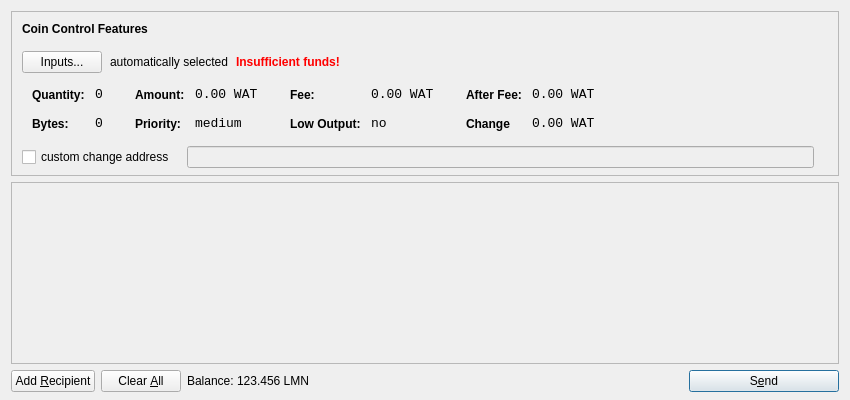
<?xml version="1.0" encoding="UTF-8"?>
<ui version="4.0">
 <class>SendCoinsDialog</class>
 <widget class="QDialog" name="SendCoinsDialog">
  <property name="geometry">
   <rect>
    <x>0</x>
    <y>0</y>
    <width>850</width>
    <height>400</height>
   </rect>
  </property>
  <property name="windowTitle">
   <string>Send Coins</string>
  </property>
  <layout class="QVBoxLayout" name="verticalLayout" stretch="0,1,0">
   <property name="bottomMargin">
    <number>8</number>
   </property>
   <item>
    <widget class="QFrame" name="frameCoinControl">
     <property name="sizePolicy">
      <sizepolicy hsizetype="Expanding" vsizetype="Expanding">
       <horstretch>0</horstretch>
       <verstretch>0</verstretch>
      </sizepolicy>
     </property>
     <property name="maximumSize">
      <size>
       <width>16777215</width>
       <height>16777215</height>
      </size>
     </property>
     <property name="frameShape">
      <enum>QFrame::StyledPanel</enum>
     </property>
     <property name="frameShadow">
      <enum>QFrame::Sunken</enum>
     </property>
     <layout class="QVBoxLayout" name="verticalLayoutCoinControl2">
      <property name="spacing">
       <number>6</number>
      </property>
      <property name="leftMargin">
       <number>0</number>
      </property>
      <property name="topMargin">
       <number>0</number>
      </property>
      <property name="rightMargin">
       <number>0</number>
      </property>
      <property name="bottomMargin">
       <number>6</number>
      </property>
      <item>
       <layout class="QVBoxLayout" name="verticalLayoutCoinControl" stretch="0,0,0,0,1">
        <property name="spacing">
         <number>0</number>
        </property>
        <property name="leftMargin">
         <number>10</number>
        </property>
        <property name="topMargin">
         <number>10</number>
        </property>
        <item>
         <layout class="QHBoxLayout" name="horizontalLayoutCoinControl1">
          <property name="bottomMargin">
           <number>15</number>
          </property>
          <item>
           <widget class="QLabel" name="labelCoinControlFeatures">
            <property name="sizePolicy">
             <sizepolicy hsizetype="Preferred" vsizetype="Maximum">
              <horstretch>0</horstretch>
              <verstretch>0</verstretch>
             </sizepolicy>
            </property>
            <property name="font">
             <font>
              <weight>75</weight>
              <bold>true</bold>
             </font>
            </property>
            <property name="styleSheet">
             <string notr="true">font-weight:bold;</string>
            </property>
            <property name="text">
             <string>Coin Control Features</string>
            </property>
           </widget>
          </item>
         </layout>
        </item>
        <item>
         <layout class="QHBoxLayout" name="horizontalLayoutCoinControl2" stretch="0,0,0,0">
          <property name="spacing">
           <number>8</number>
          </property>
          <property name="bottomMargin">
           <number>10</number>
          </property>
          <item>
           <widget class="QPushButton" name="pushButtonCoinControl">
            <property name="styleSheet">
             <string notr="true"/>
            </property>
            <property name="text">
             <string>Inputs...</string>
            </property>
           </widget>
          </item>
          <item>
           <widget class="QLabel" name="labelCoinControlAutomaticallySelected">
            <property name="text">
             <string>automatically selected</string>
            </property>
            <property name="margin">
             <number>5</number>
            </property>
           </widget>
          </item>
          <item>
           <widget class="QLabel" name="labelCoinControlInsuffFunds">
            <property name="font">
             <font>
              <weight>75</weight>
              <bold>true</bold>
             </font>
            </property>
            <property name="styleSheet">
             <string notr="true">color:red;font-weight:bold;</string>
            </property>
            <property name="text">
             <string>Insufficient funds!</string>
            </property>
            <property name="margin">
             <number>5</number>
            </property>
           </widget>
          </item>
          <item>
           <spacer name="horizontalSpacerCoinControl">
            <property name="orientation">
             <enum>Qt::Horizontal</enum>
            </property>
            <property name="sizeHint" stdset="0">
             <size>
              <width>40</width>
              <height>1</height>
             </size>
            </property>
           </spacer>
          </item>
         </layout>
        </item>
        <item>
         <widget class="QWidget" name="widgetCoinControl" native="true">
          <property name="sizePolicy">
           <sizepolicy hsizetype="Preferred" vsizetype="Preferred">
            <horstretch>0</horstretch>
            <verstretch>0</verstretch>
           </sizepolicy>
          </property>
          <property name="minimumSize">
           <size>
            <width>0</width>
            <height>0</height>
           </size>
          </property>
          <property name="styleSheet">
           <string notr="true"/>
          </property>
          <layout class="QHBoxLayout" name="horizontalLayoutCoinControl5">
           <property name="leftMargin">
            <number>0</number>
           </property>
           <property name="topMargin">
            <number>0</number>
           </property>
           <property name="rightMargin">
            <number>0</number>
           </property>
           <property name="bottomMargin">
            <number>0</number>
           </property>
           <item>
            <layout class="QHBoxLayout" name="horizontalLayoutCoinControl3" stretch="0,0,0,1">
             <property name="spacing">
              <number>20</number>
             </property>
             <property name="topMargin">
              <number>0</number>
             </property>
             <property name="bottomMargin">
              <number>10</number>
             </property>
             <item>
              <layout class="QFormLayout" name="formLayoutCoinControl1">
               <property name="horizontalSpacing">
                <number>10</number>
               </property>
               <property name="verticalSpacing">
                <number>14</number>
               </property>
               <property name="leftMargin">
                <number>10</number>
               </property>
               <property name="topMargin">
                <number>4</number>
               </property>
               <property name="rightMargin">
                <number>6</number>
               </property>
               <item row="0" column="0">
                <widget class="QLabel" name="labelCoinControlQuantityText">
                 <property name="styleSheet">
                  <string notr="true">font-weight:bold;</string>
                 </property>
                 <property name="text">
                  <string>Quantity:</string>
                 </property>
                 <property name="margin">
                  <number>0</number>
                 </property>
                </widget>
               </item>
               <item row="0" column="1">
                <widget class="QLabel" name="labelCoinControlQuantity">
                 <property name="font">
                  <font>
                   <family>Monospace</family>
                   <pointsize>10</pointsize>
                  </font>
                 </property>
                 <property name="cursor">
                  <cursorShape>IBeamCursor</cursorShape>
                 </property>
                 <property name="contextMenuPolicy">
                  <enum>Qt::ActionsContextMenu</enum>
                 </property>
                 <property name="text">
                  <string>0</string>
                 </property>
                 <property name="margin">
                  <number>0</number>
                 </property>
                 <property name="textInteractionFlags">
                  <set>Qt::LinksAccessibleByMouse|Qt::TextSelectableByKeyboard|Qt::TextSelectableByMouse</set>
                 </property>
                </widget>
               </item>
               <item row="1" column="0">
                <widget class="QLabel" name="labelCoinControlBytesText">
                 <property name="styleSheet">
                  <string notr="true">font-weight:bold;</string>
                 </property>
                 <property name="text">
                  <string>Bytes:</string>
                 </property>
                </widget>
               </item>
               <item row="1" column="1">
                <widget class="QLabel" name="labelCoinControlBytes">
                 <property name="font">
                  <font>
                   <family>Monospace</family>
                   <pointsize>10</pointsize>
                  </font>
                 </property>
                 <property name="cursor">
                  <cursorShape>IBeamCursor</cursorShape>
                 </property>
                 <property name="contextMenuPolicy">
                  <enum>Qt::ActionsContextMenu</enum>
                 </property>
                 <property name="text">
                  <string>0</string>
                 </property>
                 <property name="textInteractionFlags">
                  <set>Qt::LinksAccessibleByMouse|Qt::TextSelectableByKeyboard|Qt::TextSelectableByMouse</set>
                 </property>
                </widget>
               </item>
              </layout>
             </item>
             <item>
              <layout class="QFormLayout" name="formLayoutCoinControl2">
               <property name="horizontalSpacing">
                <number>10</number>
               </property>
               <property name="verticalSpacing">
                <number>14</number>
               </property>
               <property name="leftMargin">
                <number>6</number>
               </property>
               <property name="topMargin">
                <number>4</number>
               </property>
               <property name="rightMargin">
                <number>6</number>
               </property>
               <item row="0" column="0">
                <widget class="QLabel" name="labelCoinControlAmountText">
                 <property name="styleSheet">
                  <string notr="true">font-weight:bold;</string>
                 </property>
                 <property name="text">
                  <string>Amount:</string>
                 </property>
                 <property name="margin">
                  <number>0</number>
                 </property>
                </widget>
               </item>
               <item row="0" column="1">
                <widget class="QLabel" name="labelCoinControlAmount">
                 <property name="font">
                  <font>
                   <family>Monospace</family>
                   <pointsize>10</pointsize>
                  </font>
                 </property>
                 <property name="cursor">
                  <cursorShape>IBeamCursor</cursorShape>
                 </property>
                 <property name="contextMenuPolicy">
                  <enum>Qt::ActionsContextMenu</enum>
                 </property>
                 <property name="text">
                  <string notr="true">0.00 WAT</string>
                 </property>
                 <property name="textInteractionFlags">
                  <set>Qt::LinksAccessibleByMouse|Qt::TextSelectableByKeyboard|Qt::TextSelectableByMouse</set>
                 </property>
                </widget>
               </item>
               <item row="1" column="0">
                <widget class="QLabel" name="labelCoinControlPriorityText">
                 <property name="styleSheet">
                  <string notr="true">font-weight:bold;</string>
                 </property>
                 <property name="text">
                  <string>Priority:</string>
                 </property>
                </widget>
               </item>
               <item row="1" column="1">
                <widget class="QLabel" name="labelCoinControlPriority">
                 <property name="font">
                  <font>
                   <family>Monospace</family>
                   <pointsize>10</pointsize>
                  </font>
                 </property>
                 <property name="cursor">
                  <cursorShape>IBeamCursor</cursorShape>
                 </property>
                 <property name="contextMenuPolicy">
                  <enum>Qt::ActionsContextMenu</enum>
                 </property>
                 <property name="text">
                  <string>medium</string>
                 </property>
                 <property name="textInteractionFlags">
                  <set>Qt::LinksAccessibleByMouse|Qt::TextSelectableByKeyboard|Qt::TextSelectableByMouse</set>
                 </property>
                </widget>
               </item>
              </layout>
             </item>
             <item>
              <layout class="QFormLayout" name="formLayoutCoinControl3">
               <property name="horizontalSpacing">
                <number>10</number>
               </property>
               <property name="verticalSpacing">
                <number>14</number>
               </property>
               <property name="leftMargin">
                <number>6</number>
               </property>
               <property name="topMargin">
                <number>4</number>
               </property>
               <property name="rightMargin">
                <number>6</number>
               </property>
               <item row="0" column="0">
                <widget class="QLabel" name="labelCoinControlFeeText">
                 <property name="styleSheet">
                  <string notr="true">font-weight:bold;</string>
                 </property>
                 <property name="text">
                  <string>Fee:</string>
                 </property>
                 <property name="margin">
                  <number>0</number>
                 </property>
                </widget>
               </item>
               <item row="0" column="1">
                <widget class="QLabel" name="labelCoinControlFee">
                 <property name="font">
                  <font>
                   <family>Monospace</family>
                   <pointsize>10</pointsize>
                  </font>
                 </property>
                 <property name="cursor">
                  <cursorShape>IBeamCursor</cursorShape>
                 </property>
                 <property name="contextMenuPolicy">
                  <enum>Qt::ActionsContextMenu</enum>
                 </property>
                 <property name="text">
                  <string notr="true">0.00 WAT</string>
                 </property>
                 <property name="textInteractionFlags">
                  <set>Qt::LinksAccessibleByMouse|Qt::TextSelectableByKeyboard|Qt::TextSelectableByMouse</set>
                 </property>
                </widget>
               </item>
               <item row="1" column="0">
                <widget class="QLabel" name="labelCoinControlLowOutputText">
                 <property name="styleSheet">
                  <string notr="true">font-weight:bold;</string>
                 </property>
                 <property name="text">
                  <string>Low Output:</string>
                 </property>
                </widget>
               </item>
               <item row="1" column="1">
                <widget class="QLabel" name="labelCoinControlLowOutput">
                 <property name="font">
                  <font>
                   <family>Monospace</family>
                   <pointsize>10</pointsize>
                  </font>
                 </property>
                 <property name="cursor">
                  <cursorShape>IBeamCursor</cursorShape>
                 </property>
                 <property name="contextMenuPolicy">
                  <enum>Qt::ActionsContextMenu</enum>
                 </property>
                 <property name="text">
                  <string>no</string>
                 </property>
                 <property name="textInteractionFlags">
                  <set>Qt::LinksAccessibleByMouse|Qt::TextSelectableByKeyboard|Qt::TextSelectableByMouse</set>
                 </property>
                </widget>
               </item>
              </layout>
             </item>
             <item>
              <layout class="QFormLayout" name="formLayoutCoinControl4">
               <property name="horizontalSpacing">
                <number>10</number>
               </property>
               <property name="verticalSpacing">
                <number>14</number>
               </property>
               <property name="leftMargin">
                <number>6</number>
               </property>
               <property name="topMargin">
                <number>4</number>
               </property>
               <property name="rightMargin">
                <number>6</number>
               </property>
               <item row="0" column="0">
                <widget class="QLabel" name="labelCoinControlAfterFeeText">
                 <property name="styleSheet">
                  <string notr="true">font-weight:bold;</string>
                 </property>
                 <property name="text">
                  <string>After Fee:</string>
                 </property>
                 <property name="margin">
                  <number>0</number>
                 </property>
                </widget>
               </item>
               <item row="0" column="1">
                <widget class="QLabel" name="labelCoinControlAfterFee">
                 <property name="font">
                  <font>
                   <family>Monospace</family>
                   <pointsize>10</pointsize>
                  </font>
                 </property>
                 <property name="cursor">
                  <cursorShape>IBeamCursor</cursorShape>
                 </property>
                 <property name="contextMenuPolicy">
                  <enum>Qt::ActionsContextMenu</enum>
                 </property>
                 <property name="text">
                  <string notr="true">0.00 WAT</string>
                 </property>
                 <property name="textInteractionFlags">
                  <set>Qt::LinksAccessibleByMouse|Qt::TextSelectableByKeyboard|Qt::TextSelectableByMouse</set>
                 </property>
                </widget>
               </item>
               <item row="1" column="0">
                <widget class="QLabel" name="labelCoinControlChangeText">
                 <property name="styleSheet">
                  <string notr="true">font-weight:bold;</string>
                 </property>
                 <property name="text">
                  <string>Change</string>
                 </property>
                </widget>
               </item>
               <item row="1" column="1">
                <widget class="QLabel" name="labelCoinControlChange">
                 <property name="font">
                  <font>
                   <family>Monospace</family>
                   <pointsize>10</pointsize>
                  </font>
                 </property>
                 <property name="cursor">
                  <cursorShape>IBeamCursor</cursorShape>
                 </property>
                 <property name="contextMenuPolicy">
                  <enum>Qt::ActionsContextMenu</enum>
                 </property>
                 <property name="text">
                  <string notr="true">0.00 WAT</string>
                 </property>
                 <property name="textInteractionFlags">
                  <set>Qt::LinksAccessibleByMouse|Qt::TextSelectableByKeyboard|Qt::TextSelectableByMouse</set>
                 </property>
                </widget>
               </item>
              </layout>
             </item>
            </layout>
           </item>
          </layout>
         </widget>
        </item>
        <item>
         <layout class="QHBoxLayout" name="horizontalLayoutCoinControl4" stretch="0,0,0">
          <property name="spacing">
           <number>12</number>
          </property>
          <property name="sizeConstraint">
           <enum>QLayout::SetDefaultConstraint</enum>
          </property>
          <property name="topMargin">
           <number>5</number>
          </property>
          <property name="rightMargin">
           <number>5</number>
          </property>
          <item>
           <widget class="QCheckBox" name="checkBoxCoinControlChange">
            <property name="text">
             <string>custom change address</string>
            </property>
           </widget>
          </item>
          <item>
           <widget class="QLineEdit" name="lineEditCoinControlChange">
            <property name="enabled">
             <bool>false</bool>
            </property>
            <property name="sizePolicy">
             <sizepolicy hsizetype="Expanding" vsizetype="Fixed">
              <horstretch>0</horstretch>
              <verstretch>0</verstretch>
             </sizepolicy>
            </property>
           </widget>
          </item>
          <item>
           <widget class="QLabel" name="labelCoinControlChangeLabel">
            <property name="sizePolicy">
             <sizepolicy hsizetype="Preferred" vsizetype="Expanding">
              <horstretch>0</horstretch>
              <verstretch>0</verstretch>
             </sizepolicy>
            </property>
            <property name="minimumSize">
             <size>
              <width>0</width>
              <height>0</height>
             </size>
            </property>
            <property name="text">
             <string/>
            </property>
            <property name="margin">
             <number>3</number>
            </property>
           </widget>
          </item>
         </layout>
        </item>
        <item>
         <spacer name="verticalSpacerCoinControl">
          <property name="orientation">
           <enum>Qt::Vertical</enum>
          </property>
          <property name="sizeHint" stdset="0">
           <size>
            <width>800</width>
            <height>1</height>
           </size>
          </property>
         </spacer>
        </item>
       </layout>
      </item>
     </layout>
    </widget>
   </item>
   <item>
    <widget class="QScrollArea" name="scrollArea">
     <property name="widgetResizable">
      <bool>true</bool>
     </property>
     <widget class="QWidget" name="scrollAreaWidgetContents">
      <property name="geometry">
       <rect>
        <x>0</x>
        <y>0</y>
        <width>830</width>
        <height>154</height>
       </rect>
      </property>
      <layout class="QVBoxLayout" name="verticalLayout_2">
       <property name="leftMargin">
        <number>0</number>
       </property>
       <property name="topMargin">
        <number>0</number>
       </property>
       <property name="rightMargin">
        <number>0</number>
       </property>
       <property name="bottomMargin">
        <number>0</number>
       </property>
       <item>
        <layout class="QVBoxLayout" name="entries">
         <property name="spacing">
          <number>6</number>
         </property>
        </layout>
       </item>
       <item>
        <spacer name="verticalSpacer">
         <property name="orientation">
          <enum>Qt::Vertical</enum>
         </property>
         <property name="sizeHint" stdset="0">
          <size>
           <width>20</width>
           <height>40</height>
          </size>
         </property>
        </spacer>
       </item>
      </layout>
     </widget>
    </widget>
   </item>
   <item>
    <layout class="QHBoxLayout" name="horizontalLayout">
     <item>
      <widget class="QPushButton" name="addButton">
       <property name="toolTip">
        <string>Send to multiple recipients at once</string>
       </property>
       <property name="text">
        <string>Add &amp;Recipient</string>
       </property>
       <property name="autoDefault">
        <bool>false</bool>
       </property>
      </widget>
     </item>
     <item>
      <widget class="QPushButton" name="clearButton">
       <property name="sizePolicy">
        <sizepolicy hsizetype="Minimum" vsizetype="Fixed">
         <horstretch>0</horstretch>
         <verstretch>0</verstretch>
        </sizepolicy>
       </property>
       <property name="toolTip">
        <string>Remove all transaction fields</string>
       </property>
       <property name="text">
        <string>Clear &amp;All</string>
       </property>
       <property name="autoRepeatDelay">
        <number>300</number>
       </property>
       <property name="autoDefault">
        <bool>false</bool>
       </property>
      </widget>
     </item>
     <item>
      <layout class="QHBoxLayout" name="horizontalLayout_2">
       <property name="spacing">
        <number>3</number>
       </property>
       <item>
        <widget class="QLabel" name="label">
         <property name="sizePolicy">
          <sizepolicy hsizetype="Preferred" vsizetype="Fixed">
           <horstretch>0</horstretch>
           <verstretch>0</verstretch>
          </sizepolicy>
         </property>
         <property name="text">
          <string>Balance:</string>
         </property>
        </widget>
       </item>
       <item>
        <widget class="QLabel" name="labelBalance">
         <property name="sizePolicy">
          <sizepolicy hsizetype="Preferred" vsizetype="Fixed">
           <horstretch>0</horstretch>
           <verstretch>0</verstretch>
          </sizepolicy>
         </property>
         <property name="cursor">
          <cursorShape>IBeamCursor</cursorShape>
         </property>
         <property name="text">
          <string notr="true">123.456 LMN</string>
         </property>
         <property name="textInteractionFlags">
          <set>Qt::LinksAccessibleByMouse|Qt::TextSelectableByKeyboard|Qt::TextSelectableByMouse</set>
         </property>
        </widget>
       </item>
      </layout>
     </item>
     <item>
      <spacer name="horizontalSpacer">
       <property name="orientation">
        <enum>Qt::Horizontal</enum>
       </property>
       <property name="sizeHint" stdset="0">
        <size>
         <width>40</width>
         <height>20</height>
        </size>
       </property>
      </spacer>
     </item>
     <item>
      <widget class="QPushButton" name="sendButton">
       <property name="minimumSize">
        <size>
         <width>150</width>
         <height>0</height>
        </size>
       </property>
       <property name="toolTip">
        <string>Confirm the send action</string>
       </property>
       <property name="text">
        <string>S&amp;end</string>
       </property>
       <property name="icon">
        <iconset resource="../bitcoin.qrc">
         <normaloff>:/icons/send</normaloff>:/icons/send</iconset>
       </property>
       <property name="default">
        <bool>true</bool>
       </property>
      </widget>
     </item>
    </layout>
   </item>
  </layout>
 </widget>
 <resources>
  <include location="../bitcoin.qrc"/>
 </resources>
 <connections/>
</ui>
